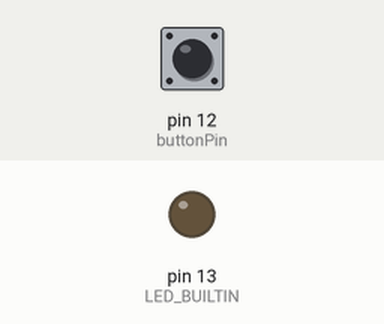
A sketch run on a simulated Arduino Uno, built with avr-gcc and run on an emulated ATmega328P. Shown: output pins drawn as LEDs (lit = HIGH). Inputs (shaded band) come from the test bench; at power-on: pin 12 (buttonPin) HIGH.

Above: at 1.2 s.
1.3 s: pin 12 (buttonPin) pulled LOW for 0.15 s
At 1.37 s:
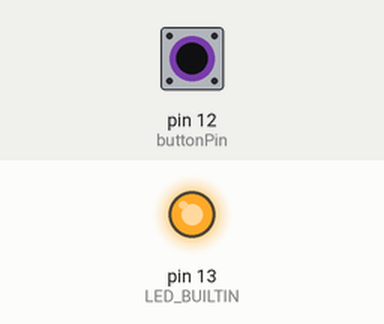
2.9 s: pin 12 (buttonPin) pulled LOW for 3.2 s
At 6.8 s:
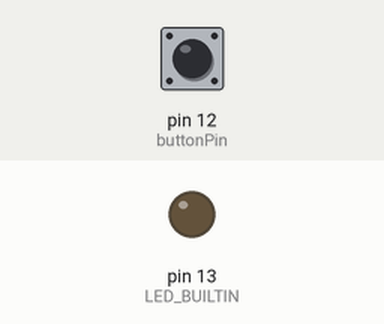
Timing chart, 0 to 8.3 s (numbered marks = the images above; inputs shaded):
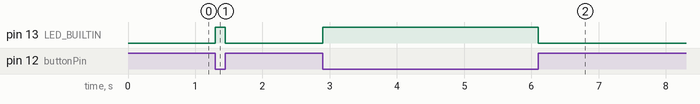

The sketch:

ButtonLed.ino
```cpp
// ボタンを接続するピン番号を定義
constexpr int buttonPin = 12;

void setup() {
	pinMode(LED_BUILTIN, OUTPUT);
	// buttonPin を入力モードに設定し、内部プルアップ抵抗を有効化
	pinMode(buttonPin, INPUT_PULLUP);
}

void loop() {
	int buttonState = digitalRead(buttonPin);

	if (buttonState == LOW) {
		// ボタンが押されている時 (LOW) に LED を点灯
		digitalWrite(LED_BUILTIN, HIGH);
	} else {
		// ボタンが押されていない時 (HIGH) に LED を消灯
		digitalWrite(LED_BUILTIN, LOW);
	}
}
```

Measured:
- after the input at 1.3 s, pin 13 (LED_BUILTIN): LOW → HIGH at once, → LOW 0.15 s later
- after the input at 2.9 s, pin 13 (LED_BUILTIN): LOW → HIGH at once, → LOW 3.2 s later
